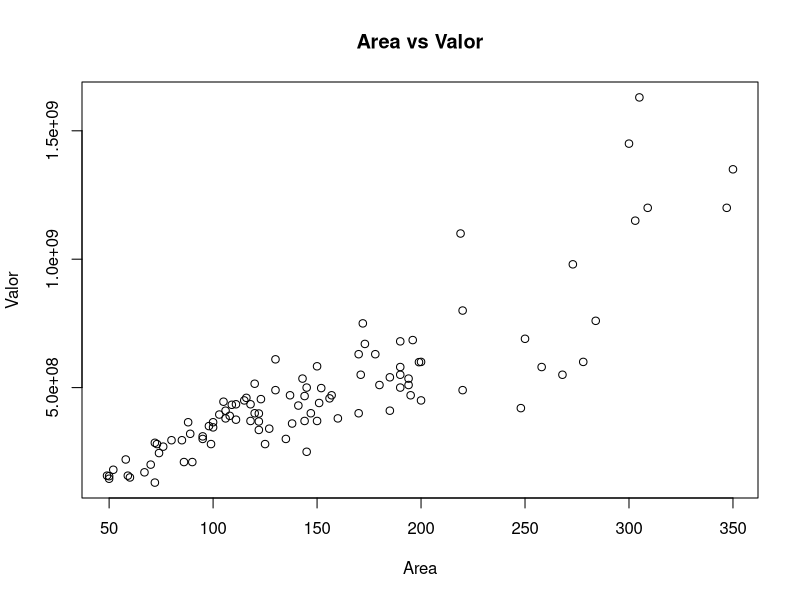
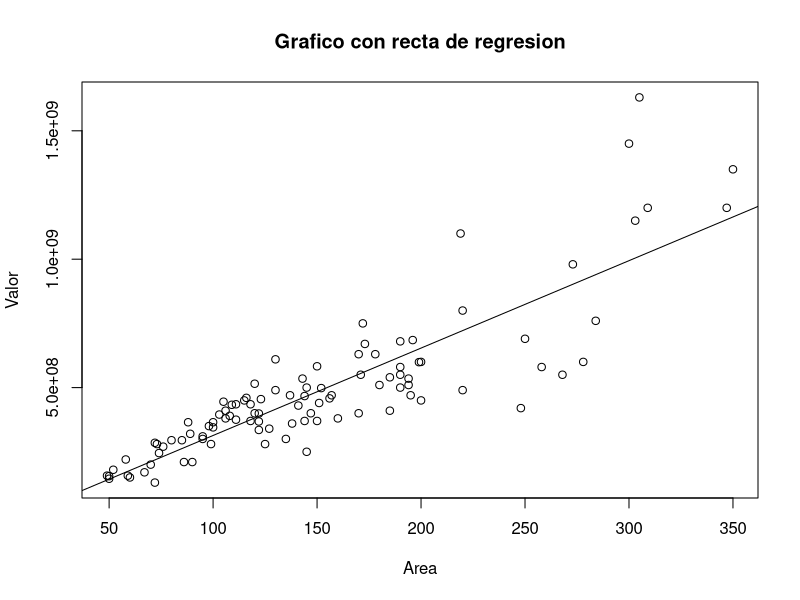

Write R code to recreate these figures, in order.
## ---- chunk 1
knitr::opts_chunk$set(echo = TRUE)
## ---- chunk 2
regresion=read.table("regresion.csv",header = TRUE, sep = ";")
summary(regresion)
plot(regresion$area,regresion$valor,main = "Area vs Valor",ylab = "Valor",xlab = "Area")
cor(regresion)
mod1=lm(valor~area,data=regresion)
summary(mod1)
plot(regresion$area,regresion$valor,main = "Grafico con recta de regresion",ylab = "Valor",xlab = "Area")
abline(mod1)
est=data.frame(area = seq(1, 350,by=7))
estimaciones=predict(mod1, est)
estimaciones
